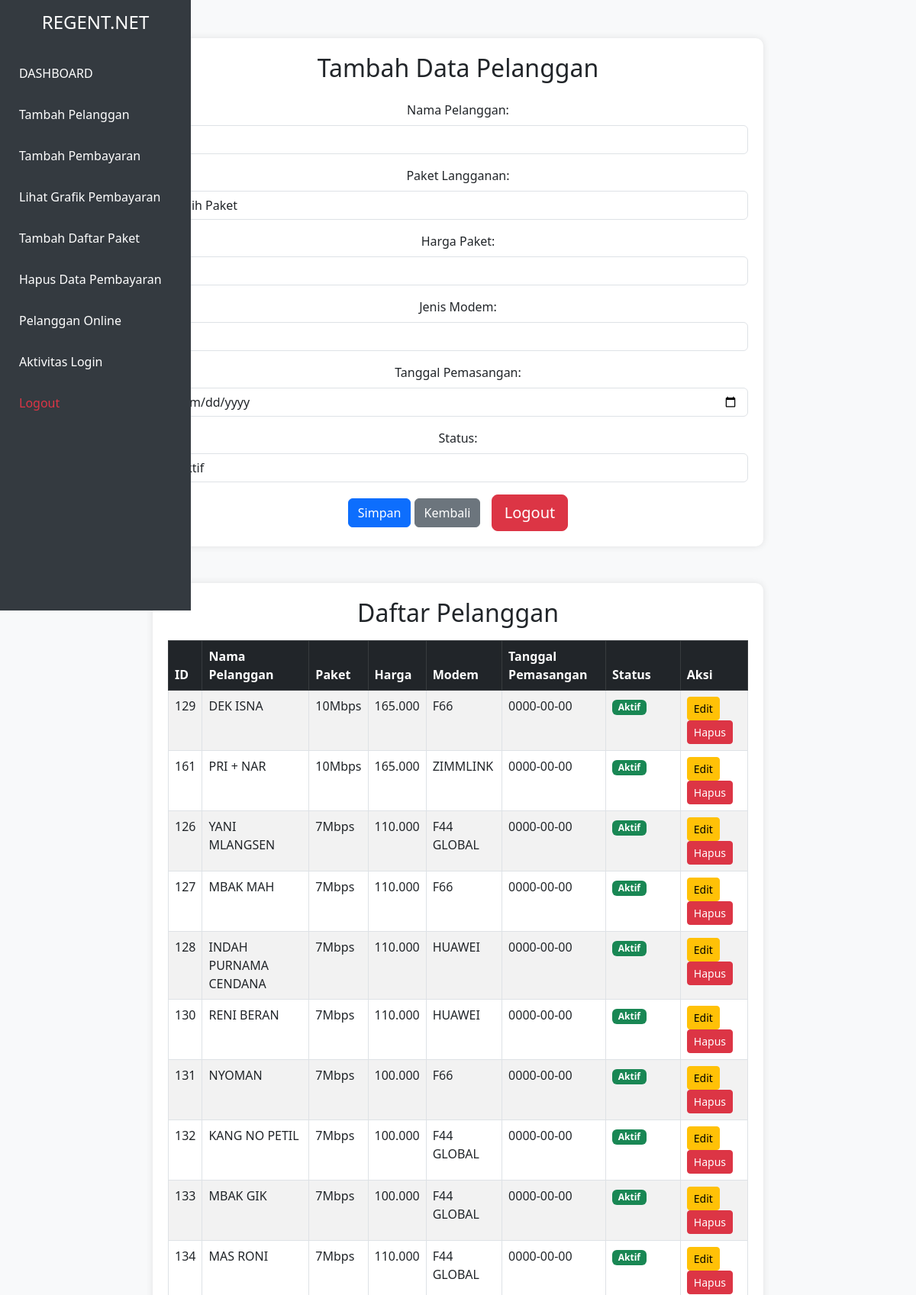
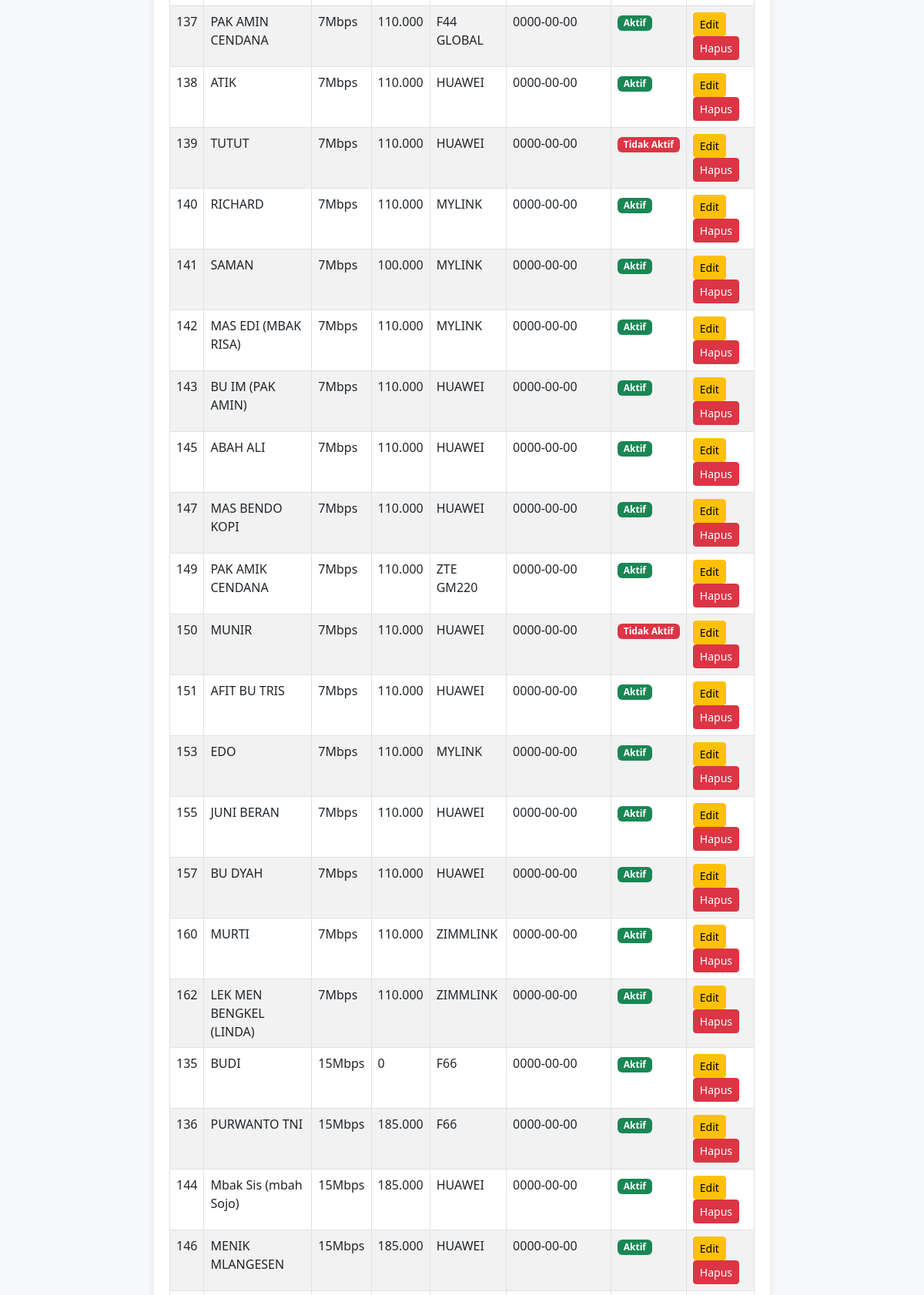
/tambah_pelanggan.php (signed in, upper part), run on the app's committed database (2 pictures, top to bottom).
### tables this page shows
CREATE TABLE `customers` (
  `id` int(11) NOT NULL,
  `customer_name` varchar(255) NOT NULL,
  `package` varchar(255) NOT NULL,
  `price` decimal(10,2) NOT NULL,
  `modem` varchar(255) NOT NULL,
  `installation_date` date NOT NULL,
  `status` enum('Aktif','Tidak Aktif') NOT NULL
);

CREATE TABLE `paket` (
  `id` int(11) NOT NULL,
  `nama_paket` varchar(255) NOT NULL,
  `harga` decimal(10,2) NOT NULL,
  `keterangan` text DEFAULT NULL
);

### tambah_pelanggan.php (the view, shortened to what this page needs)
<?php
include 'config.php';
$customers_result = $conn->query("SELECT c.*, p.nama_paket FROM customers c LEFT JOIN paket p ON c.package = p.nama_paket");
?>
<!DOCTYPE html>
<html>
<head>
    <link rel="stylesheet" href="https://cdn.jsdelivr.net/npm/bootstrap@5.3.0/dist/css/bootstrap.min.css">
</head>
<body>
<div class="wrapper">
    <nav class="sidebar">
        <h4 class="text-center">REGENT.NET</h4>
        <a href="index.php">DASHBOARD</a>
        <a href="tambah_pelanggan.php">Tambah Pelanggan</a>
        <a href="pembayaran.php">Tambah Pembayaran</a>
        <a href="grafik.php">Lihat Grafik Pembayaran</a>
        <a href="isi_daftar_paket.php">Tambah Daftar Paket</a>
        <a href="hps_pembayaran.php">Hapus Data Pembayaran</a>
        <a href="user_active.php">Pelanggan Online</a>
        <a href="view_logs.php">Aktivitas Login</a>
        <a href="logout.php" class="text-danger">Logout</a>
    </nav>
    <div class="container text-center">
        <h2 class="mb-4"><?php echo isset($customer) ? "Edit" : "Tambah"; ?> Data Pelanggan</h2>
        <form method="POST">
            <div class="mb-3">
                <label class="form-label">Nama Pelanggan:</label>
                <input type="text" class="form-control" name="customer_name" value="<?php echo isset($customer_name) ? $customer_name : ''; ?>" required>
            </div>
            <div class="mb-3">
                <label class="form-label">Paket Langganan:</label>
                <select class="form-control" name="package" id="package" onchange="updatePrice()" required>
                    <option value="">Pilih Paket</option>
                </select>
            </div>
            <div class="mb-3">
                <label class="form-label">Harga Paket:</label>
                <input type="number" class="form-control" name="price" id="price" value="<?php echo isset($price) ? $price : ''; ?>" required readonly>
            </div>
            <div class="mb-3">
                <label class="form-label">Jenis Modem:</label>
                <input type="text" class="form-control" name="modem" value="<?php echo isset($modem) ? $modem : ''; ?>" required>
            </div>
            <div class="mb-3">
                <label class="form-label">Tanggal Pemasangan:</label>
                <input type="date" class="form-control" name="installation_date" value="<?php echo isset($installation_date) ? $installation_date : ''; ?>" required>
            </div>
            <div class="mb-3">
                <label class="form-label">Status:</label>
                <select class="form-control" name="status" required>
                    <option value="Aktif" <?php echo (isset($status) && $status == 'Aktif') ? 'selected' : ''; ?>>Aktif</option>
                </select>
            </div>
            <button type="submit" name="<?php echo isset($customer) ? 'update' : 'add'; ?>" class="btn btn-primary">
                <?php echo isset($customer) ? 'Update' : 'Simpan'; ?>
            </button>
            <a href="index.php" class="btn btn-secondary btn-back">Kembali</a>
            <a href="logout.php" class="btn btn-danger btn-lg">Logout</a>
        </form>
    </div>
    <div class="container mt-5 table-container">
        <h2 class="text-center">Daftar Pelanggan</h2>
        <table class="table table-striped table-bordered mt-3">
            <thead class="table-dark">
                <tr>
                    <th>ID</th>
                    <th>Nama Pelanggan</th>
                    <th>Paket</th>
                    <th>Harga</th>
                    <th>Modem</th>
                    <th>Tanggal Pemasangan</th>
                    <th>Status</th>
                    <th>Aksi</th>
                </tr>
            </thead>
            <tbody>
                <?php while ($row = $customers_result->fetch_assoc()) { ?>
                    <tr>
                        <td><?php echo $row['id']; ?></td>
                        <td><?php echo $row['customer_name']; ?></td>
                        <td><?php echo $row['nama_paket']; ?></td>
                        <td><?php echo number_format($row['price'], 0, ',', '.'); ?></td>
                        <td><?php echo $row['modem']; ?></td>
                        <td><?php echo $row['installation_date']; ?></td>
                        <td>
                            <span class="badge bg-<?php echo ($row['status'] == 'Aktif') ? 'success' : 'danger'; ?>">
                                <?php echo $row['status']; ?>
                            </span>
                        </td>
                        <td>
                            <a href="tambah_pelanggan.php?edit=<?php echo $row['id']; ?>" class="btn btn-warning btn-sm">Edit</a>
                            <form method="POST" onsubmit="return confirm('Apakah Anda yakin ingin menghapus pelanggan ini?');" style="display:inline;">
                                <button type="submit" name="delete" class="btn btn-danger btn-sm">Hapus</button>
                            </form>
                        </td>
                    </tr>
                <?php } ?>
            </tbody>
        </table>
    </div>
</body>
</html>

### tambah_pelanggan.php (style rules this page uses)
body { background-color: #f8f9fa; }
.sidebar { width: 250px; background: #343a40; color: white; padding: 15px; position: fixed; top: 0; left: 0; height: 100vh; }
.sidebar h4 { color: #fff; margin-bottom: 30px; }
.sidebar a { color: white; text-decoration: none; display: block; padding: 10px; margin-bottom: 10px; border-radius: 5px; }
.container { max-width: 800px; margin-top: 50px; background: white; padding: 20px; border-radius: 10px; box-shadow: 0px 0px 10px rgba(0, 0, 0, 0.1); }
.table-container { background: white; padding: 20px; border-radius: 10px; box-shadow: 0px 0px 10px rgba(0, 0, 0, 0.1); }
.btn-back { margin-right: 10px; }

### data on the page
customers: id "129", customer_name "DEK ISNA", paket.nama_paket "10Mbps", price "165.000", modem "F66", installation_date "0000-00-00", status "Aktif"
customers: id "161", customer_name "PRI + NAR", paket.nama_paket "10Mbps", price "165.000", modem "ZIMMLINK", installation_date "0000-00-00", status "Aktif"
customers: id "126", customer_name "YANI MLANGSEN", paket.nama_paket "7Mbps", price "110.000", modem "F44 GLOBAL", installation_date "0000-00-00", status "Aktif"
customers: id "127", customer_name "MBAK MAH", paket.nama_paket "7Mbps", price "110.000", modem "F66", installation_date "0000-00-00", status "Aktif"
customers: id "128", customer_name "INDAH PURNAMA CENDANA", paket.nama_paket "7Mbps", price "110.000", modem "HUAWEI", installation_date "0000-00-00", status "Aktif"
customers: id "130", customer_name "RENI BERAN", paket.nama_paket "7Mbps", price "110.000", modem "HUAWEI", installation_date "0000-00-00", status "Aktif"
customers: id "131", customer_name "NYOMAN", paket.nama_paket "7Mbps", price "100.000", modem "F66", installation_date "0000-00-00", status "Aktif"
customers: id "132", customer_name "KANG NO PETIL", paket.nama_paket "7Mbps", price "100.000", modem "F44 GLOBAL", installation_date "0000-00-00", status "Aktif"
customers: id "133", customer_name "MBAK GIK", paket.nama_paket "7Mbps", price "100.000", modem "F44 GLOBAL", installation_date "0000-00-00", status "Aktif"
customers: id "134", customer_name "MAS RONI", paket.nama_paket "7Mbps", price "110.000", modem "F44 GLOBAL", installation_date "0000-00-00", status "Aktif"
customers: id "137", customer_name "PAK AMIN CENDANA", paket.nama_paket "7Mbps", price "110.000", modem "F44 GLOBAL", installation_date "0000-00-00", status "Aktif"
customers: id "138", customer_name "ATIK", paket.nama_paket "7Mbps", price "110.000", modem "HUAWEI", installation_date "0000-00-00", status "Aktif"
customers: id "139", customer_name "TUTUT", paket.nama_paket "7Mbps", price "110.000", modem "HUAWEI", installation_date "0000-00-00", status "Tidak Aktif"
customers: id "140", customer_name "RICHARD", paket.nama_paket "7Mbps", price "110.000", modem "MYLINK", installation_date "0000-00-00", status "Aktif"
customers: id "141", customer_name "SAMAN", paket.nama_paket "7Mbps", price "100.000", modem "MYLINK", installation_date "0000-00-00", status "Aktif"
customers: id "142", customer_name "MAS EDI (MBAK RISA)", paket.nama_paket "7Mbps", price "110.000", modem "MYLINK", installation_date "0000-00-00", status "Aktif"
customers: id "143", customer_name "BU IM (PAK AMIN)", paket.nama_paket "7Mbps", price "110.000", modem "HUAWEI", installation_date "0000-00-00", status "Aktif"
customers: id "145", customer_name "ABAH ALI", paket.nama_paket "7Mbps", price "110.000", modem "HUAWEI", installation_date "0000-00-00", status "Aktif"
customers: id "147", customer_name "MAS BENDO KOPI", paket.nama_paket "7Mbps", price "110.000", modem "HUAWEI", installation_date "0000-00-00", status "Aktif"
customers: id "149", customer_name "PAK AMIK CENDANA", paket.nama_paket "7Mbps", price "110.000", modem "ZTE GM220", installation_date "0000-00-00", status "Aktif"
customers: id "150", customer_name "MUNIR", paket.nama_paket "7Mbps", price "110.000", modem "HUAWEI", installation_date "0000-00-00", status "Tidak Aktif"
customers: id "151", customer_name "AFIT BU TRIS", paket.nama_paket "7Mbps", price "110.000", modem "HUAWEI", installation_date "0000-00-00", status "Aktif"
customers: id "153", customer_name "EDO", paket.nama_paket "7Mbps", price "110.000", modem "MYLINK", installation_date "0000-00-00", status "Aktif"
customers: id "155", customer_name "JUNI BERAN", paket.nama_paket "7Mbps", price "110.000", modem "HUAWEI", installation_date "0000-00-00", status "Aktif"
customers: id "157", customer_name "BU DYAH", paket.nama_paket "7Mbps", price "110.000", modem "HUAWEI", installation_date "0000-00-00", status "Aktif"
customers: id "160", customer_name "MURTI", paket.nama_paket "7Mbps", price "110.000", modem "ZIMMLINK", installation_date "0000-00-00", status "Aktif"
customers: id "162", customer_name "LEK MEN BENGKEL (LINDA)", paket.nama_paket "7Mbps", price "110.000", modem "ZIMMLINK", installation_date "0000-00-00", status "Aktif"
customers: id "135", customer_name "BUDI", paket.nama_paket "15Mbps", price "0", modem "F66", installation_date "0000-00-00", status "Aktif"
customers: id "136", customer_name "PURWANTO TNI", paket.nama_paket "15Mbps", price "185.000", modem "F66", installation_date "0000-00-00", status "Aktif"
customers: id "144", customer_name "Mbak Sis (mbah Sojo)", paket.nama_paket "15Mbps", price "185.000", modem "HUAWEI", installation_date "0000-00-00", status "Aktif"
customers: id "146", customer_name "MENIK MLANGESEN", paket.nama_paket "15Mbps", price "185.000", modem "HUAWEI", installation_date "0000-00-00", status "Aktif"
